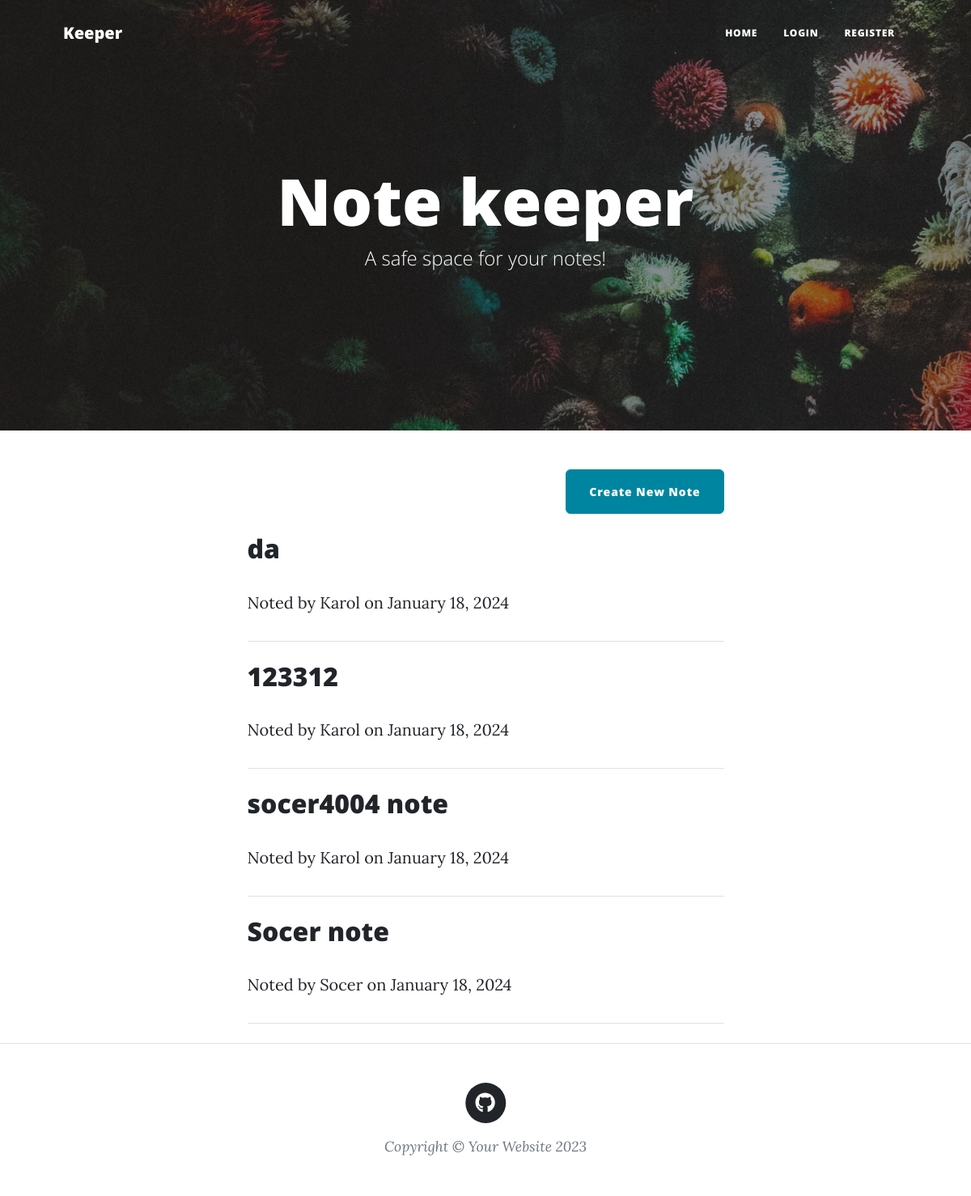
Before: / with the older database file.
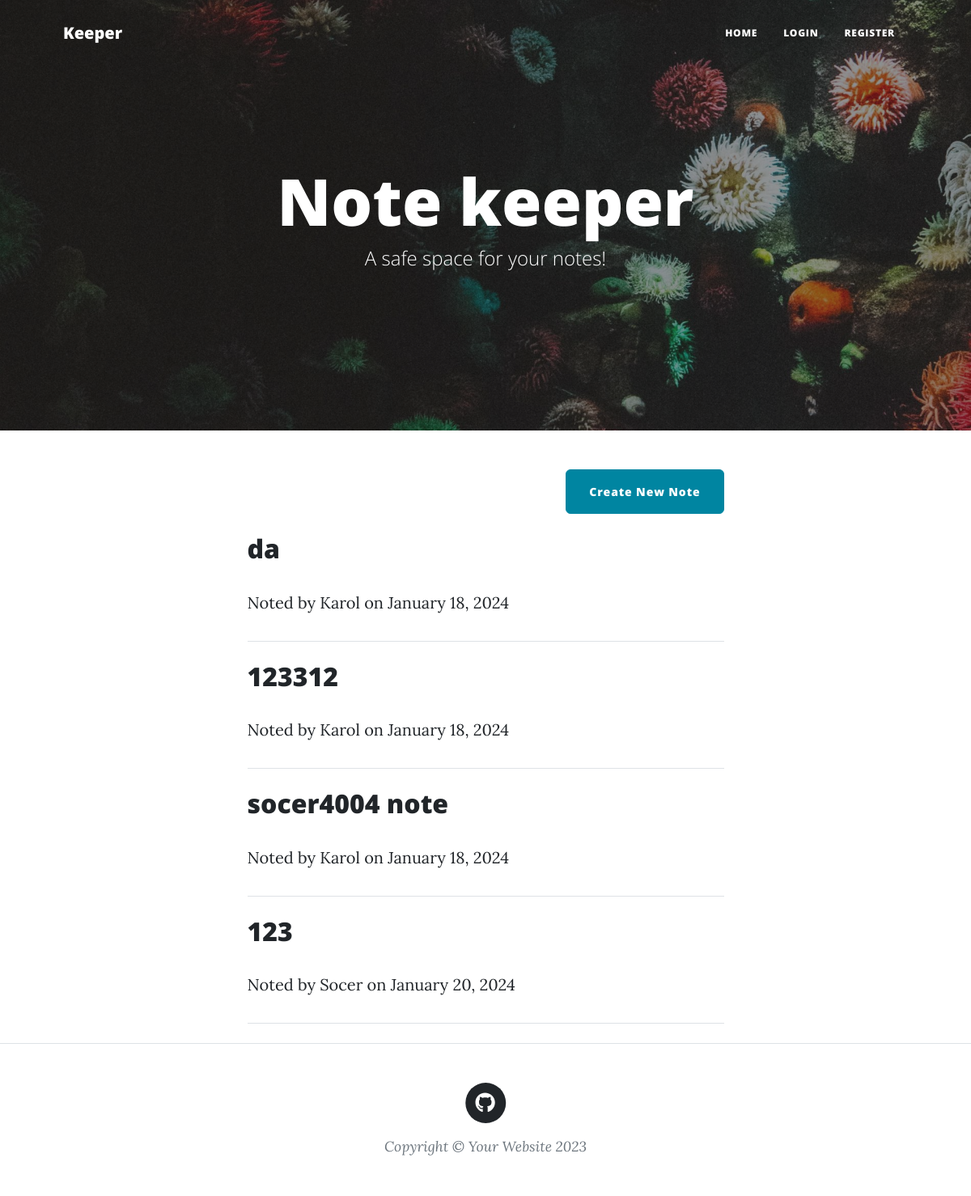
After: the same page with the newer database file.
### app.py (models this page shows)
class Note(db.Model):
    __tablename__ = "notes"
    id = db.Column(db.Integer, primary_key=True)
    author_id = db.Column(db.Integer, db.ForeignKey("users.id"))
    author = relationship("User", back_populates="notes")
    title = db.Column(db.String(250), nullable=False)
    date = db.Column(db.String(250), nullable=False)
    body = db.Column(db.Text, nullable=False)
    encrypted = db.Column(db.Boolean, nullable=False)
    password = db.Column(db.String(250), nullable=True)
    iv = db.Column(db.String(250), nullable=True)

class User(UserMixin, db.Model):
    __tablename__ = "users"
    id = db.Column(db.Integer, primary_key=True)
    email = db.Column(db.String(100), unique=True)
    password = db.Column(db.String(128))
    salt = db.Column(db.String(100))
    name = db.Column(db.String(100))
    totp_secret = db.Column(db.String(100))
    notes = relationship("Note", back_populates="author")

### app.py (the view)
@app.route('/')
@limiter.limit("30/minute")
def get_all_notes():
    result = db.session.execute(db.select(Note))
    notes = result.scalars().all()
    return render_template("index.html", all_notes=notes, current_user=current_user)

### templates/index.html (shortened to what this page needs)
{% include "header.html" %}
<header
  class="masthead"
  style="background-image: url('../static/assets/img/home-bg.jpg')"
>
  <div class="container position-relative px-4 px-lg-5">
    <div class="row gx-4 gx-lg-5 justify-content-center">
      <div class="col-md-10 col-lg-8 col-xl-7">
        <div class="site-heading">
          <h1>Note keeper</h1>
          <span class="subheading">A safe space for your notes!</span>
        </div>
      </div>
    </div>
  </div>
</header>
<div class="container px-4 px-lg-5">
  <div class="row gx-4 gx-lg-5 justify-content-center">
    <div class="col-md-10 col-lg-8 col-xl-7">
      <div class="d-flex justify-content-end mb-4">
        <a
          class="btn btn-primary float-right"
          href="{{url_for('add_new_note')}}"
          >Create New Note</a
        >
      </div>
      {% for note in all_notes %}
      <div class="note-preview">
        <a href="{{ url_for('show_note', note_id=note.id) }}">
          <h2 class="note-title">{{ note.title }}</h2>
        </a>
        <p class="note-meta">
          Noted by
          <a>{{note.author.name}}</a>
          on {{note.date}}
        </p>
      </div>
      <hr class="my-4" />
      {% endfor %}
    </div>
  </div>
</div>
{% include "footer.html" %}

### templates/header.html (shortened to what this page needs)
<!DOCTYPE html>
<html lang="en">
  <head>
    {% block styles %}
    {{ bootstrap.load_css() }}
    <link
      href="{{ url_for('static', filename='css/styles.css') }}"
      rel="stylesheet"
    />
    {% endblock %}
  </head>
  <body>
    <nav class="navbar navbar-expand-lg navbar-light" id="mainNav">
      <div class="container px-4 px-lg-5">
        <a class="navbar-brand" href="/">Keeper</a>
        <div class="collapse navbar-collapse" id="navbarResponsive">
          <ul class="navbar-nav ms-auto py-4 py-lg-0">
            <li class="nav-item">
              <a
                class="nav-link px-lg-3 py-3 py-lg-4"
                href="{{ url_for('get_all_notes') }}"
                >Home</a>
            </li>
            {% if not current_user.is_authenticated %}
            <li class="nav-item">
              <a
                class="nav-link px-lg-3 py-3 py-lg-4"
                href="{{ url_for('login') }}"
                >Login</a
              >
            </li>
            <li class="nav-item">
              <a
                class="nav-link px-lg-3 py-3 py-lg-4"
                href="{{ url_for('register') }}"
                >Register</a
              >
            </li>
            {% endif %}
          </ul>
        </div>
      </div>
    </nav>
  </body>
</html>

### templates/footer.html (shortened to what this page needs)
        <footer class="border-top">
          <div class="container px-4 px-lg-5">
              <div class="row gx-4 gx-lg-5 justify-content-center">
                  <div class="col-md-10 col-lg-8 col-xl-7">
                      <ul class="list-inline text-center">
                          <li class="list-inline-item">
                              <a href="https://github.com/KarolSekscinski">
                                  <span class="fa-stack fa-lg">
                                      <i class="fas fa-circle fa-stack-2x"></i>
                                      <i class="fab fa-github fa-stack-1x fa-inverse"></i>
                                  </span>
                              </a>
                          </li>
                      </ul>
                      <div class="small text-center text-muted fst-italic">Copyright &copy; Your Website 2023</div>
                  </div>
              </div>
          </div>
      </footer>
  </body>
</html>

Changed rows visible on the page:
changed Note "Socer": title "Socer note" → "123"; date "January 18, 2024" → "January 20, 2024"
